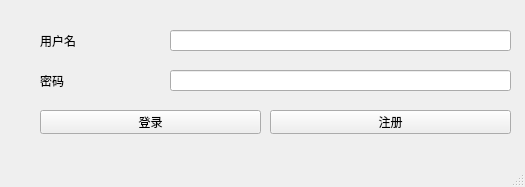
<?xml version="1.0" encoding="UTF-8"?>
<ui version="4.0">
 <class>window_login</class>
 <widget class="QMainWindow" name="window_login">
  <property name="geometry">
   <rect>
    <x>0</x>
    <y>0</y>
    <width>525</width>
    <height>187</height>
   </rect>
  </property>
  <property name="sizePolicy">
   <sizepolicy hsizetype="Preferred" vsizetype="Preferred">
    <horstretch>0</horstretch>
    <verstretch>0</verstretch>
   </sizepolicy>
  </property>
  <property name="minimumSize">
   <size>
    <width>525</width>
    <height>187</height>
   </size>
  </property>
  <property name="maximumSize">
   <size>
    <width>525</width>
    <height>187</height>
   </size>
  </property>
  <property name="windowTitle">
   <string>MainWindow</string>
  </property>
  <widget class="QWidget" name="centralwidget">
   <widget class="QLabel" name="label">
    <property name="geometry">
     <rect>
      <x>40</x>
      <y>30</y>
      <width>111</width>
      <height>21</height>
     </rect>
    </property>
    <property name="text">
     <string>用户名</string>
    </property>
   </widget>
   <widget class="QLineEdit" name="lineEdit">
    <property name="geometry">
     <rect>
      <x>170</x>
      <y>30</y>
      <width>341</width>
      <height>21</height>
     </rect>
    </property>
   </widget>
   <widget class="QPushButton" name="pushButton_2">
    <property name="geometry">
     <rect>
      <x>270</x>
      <y>110</y>
      <width>241</width>
      <height>24</height>
     </rect>
    </property>
    <property name="text">
     <string>注册</string>
    </property>
   </widget>
   <widget class="QPushButton" name="pushButton">
    <property name="geometry">
     <rect>
      <x>40</x>
      <y>110</y>
      <width>221</width>
      <height>24</height>
     </rect>
    </property>
    <property name="text">
     <string>登录</string>
    </property>
   </widget>
   <widget class="QLineEdit" name="lineEdit_2">
    <property name="geometry">
     <rect>
      <x>170</x>
      <y>70</y>
      <width>341</width>
      <height>21</height>
     </rect>
    </property>
   </widget>
   <widget class="QLabel" name="label_2">
    <property name="geometry">
     <rect>
      <x>40</x>
      <y>70</y>
      <width>111</width>
      <height>21</height>
     </rect>
    </property>
    <property name="text">
     <string>密码</string>
    </property>
   </widget>
  </widget>
  <widget class="QMenuBar" name="menubar">
   <property name="geometry">
    <rect>
     <x>0</x>
     <y>0</y>
     <width>525</width>
     <height>22</height>
    </rect>
   </property>
  </widget>
  <widget class="QStatusBar" name="statusbar"/>
 </widget>
 <resources/>
 <connections/>
</ui>
